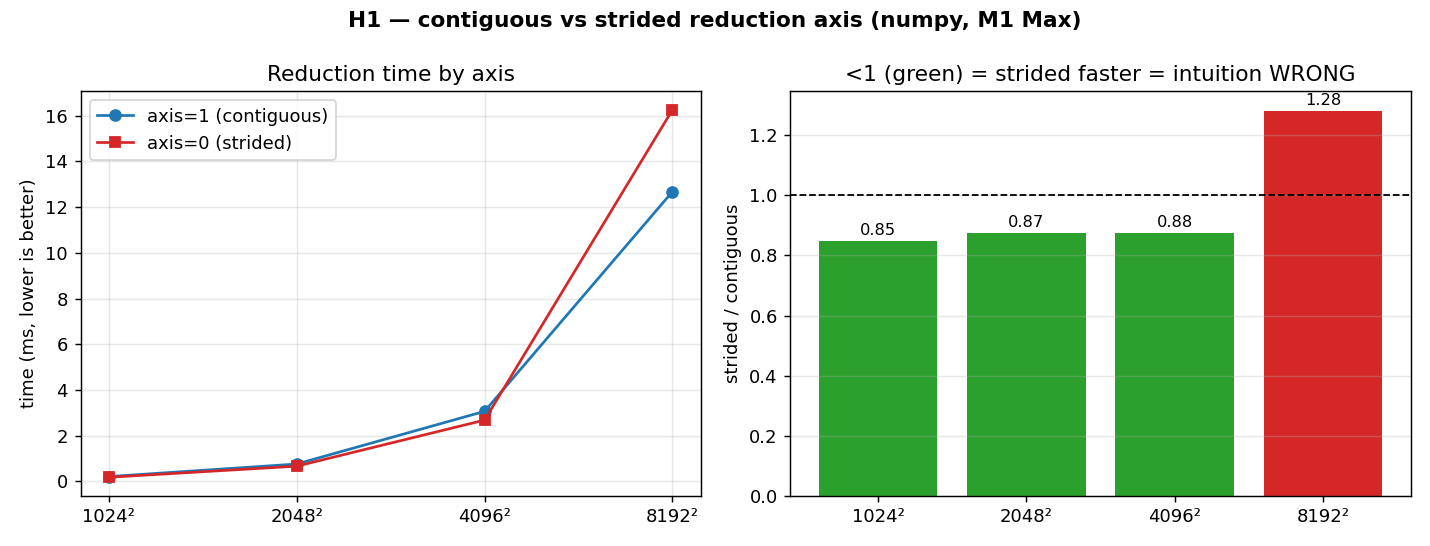
#> input picture chapter_6/hypothesis/h1_reduction_axis_locality/h1_reduction_axis.png, 1430 x 546 px
$ python visualize.py h1_reduction_axis_locality/h1_reduction_axis.png
#> lines starting #> are read from the running program, lines starting #| are printed output that depends on the picture
"""Build every hypothesis chart and tile them into one dashboard.

For each hX folder this runs `bench.py --plot` (which measures + saves the folder's
own PNG), then assembles all of them into `hypothesis_dashboard.png` here.

Run: .venv/bin/python chapter_6/hypothesis/visualize.py
"""
import pathlib
import subprocess
import sys

HERE = pathlib.Path(__file__).resolve().parent

# (folder, saved-png name, short caption for the dashboard)
PANELS = [
    ("h1_reduction_axis_locality", "h1_reduction_axis.png",
     "H1  contiguous vs strided reduction  —  FALSIFIED until 8192²"),
    ("h2_lazy_allocation", "h2_lazy_allocation.png",
     "H2  alloc vs first-touch  —  CONFIRMED (~3000×)"),
    ("h3_numexpr_expression_length", "h3_numexpr_expression_length.png",
     "H3  numexpr vs expression length  —  CONFIRMED (1.4→3.5×)"),
    ("h4_gpu_batching", "h4_gpu_batching.png",
     "H4  GPU batching  —  CONFIRMED (17× cheaper/item)"),
    ("h5_strided_vs_copy", "h5_strided_vs_copy.png",
     "H5  strided view vs copy  —  CONFIRMED (crossover)"),
    ("h6_threading_elementwise_vs_matmul", "h6_threading.png",
     "H6  threads: elementwise vs matmul  —  CONFIRMED"),
]


def refresh_all():
    for folder, _, _ in PANELS:
        bench = HERE / folder / "bench.py"
        print(f"running {folder}/bench.py --plot ...")
        r = subprocess.run([sys.executable, str(bench), "--plot"],
                           capture_output=True, text=True)
        if r.returncode != 0:
            print(f"  WARN: {folder} failed:\n{r.stderr.strip()[:300]}")


def build_dashboard():
    import matplotlib
    matplotlib.use("Agg")
    import matplotlib.pyplot as plt
    import matplotlib.image as mpimg

    fig, axes = plt.subplots(3, 2, figsize=(20, 16))
    for ax, (folder, png, caption) in zip(axes.flat, PANELS):
        path = HERE / folder / png
        ax.axis("off")
        if path.exists():
            ax.imshow(mpimg.imread(path))
            ax.set_title(caption, fontsize=12, fontweight="bold", pad=6)
        else:
            ax.text(0.5, 0.5, f"{caption}\n\n(no chart — needs a GPU?)",
                    ha="center", va="center", fontsize=12)
    fig.suptitle("Chapter 6 — Hypothesis Lab  (Apple M1 Max, CPython 3.14, numpy 2.4, torch 2.12/MPS)",
                 fontsize=16, fontweight="bold")
    fig.tight_layout(rect=(0, 0, 1, 0.98))
    out = HERE / "hypothesis_dashboard.png"
    fig.savefig(out, dpi=110)
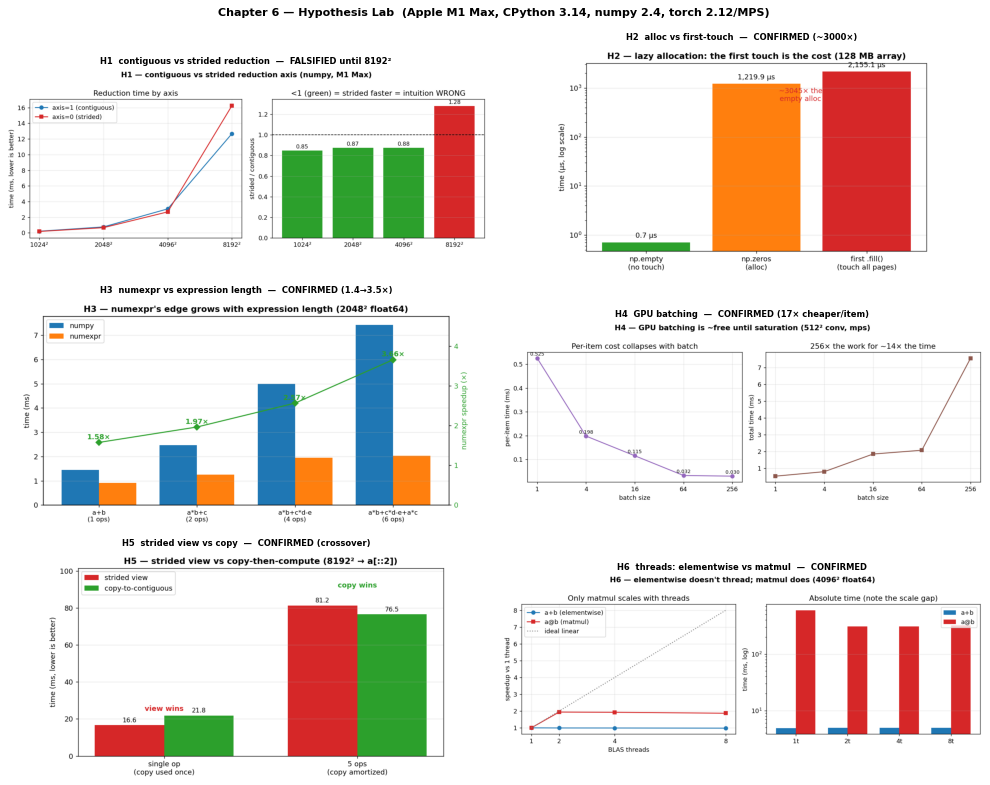
#> figure drawn by matplotlib, 6 panels
    print(f"\nsaved {out}")


def main():
    if "--no-refresh" not in sys.argv:
        refresh_all()
    build_dashboard()


if __name__ == "__main__":
    main()
